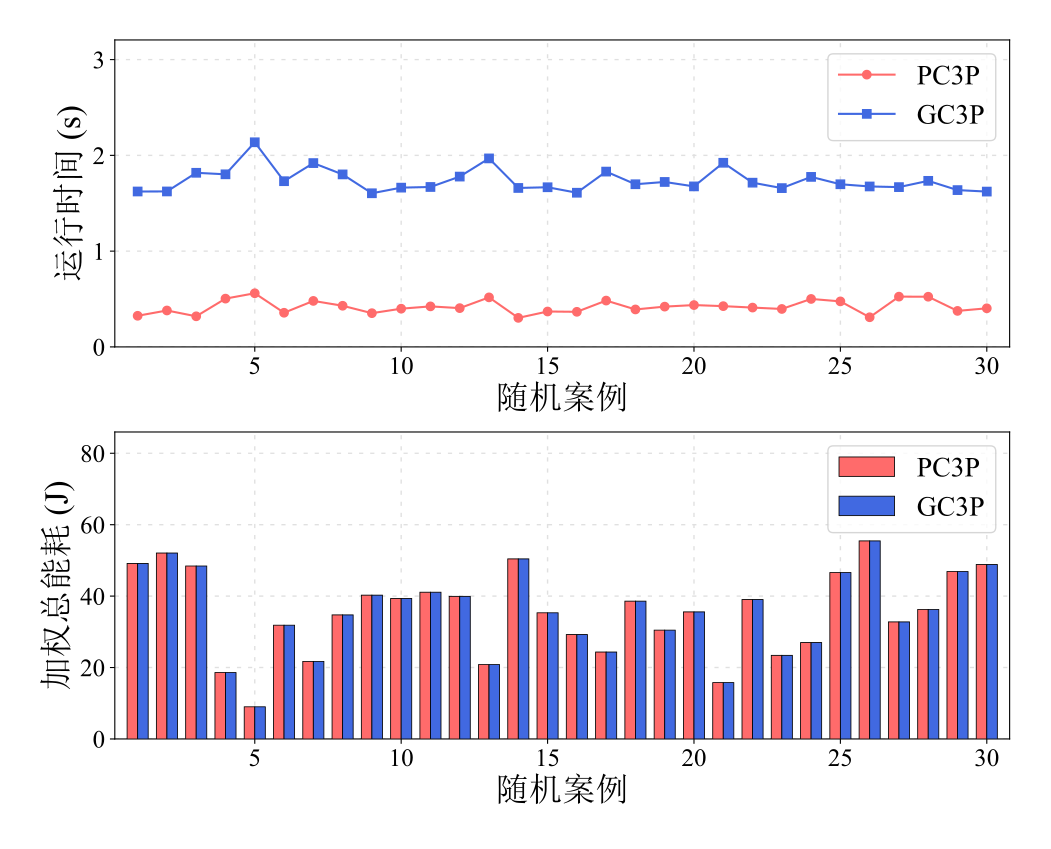

This chart was generated by the following Python code:
import csv
import os

import matplotlib.pyplot as plt
import numpy as np
from mpl_toolkits.axes_grid1.inset_locator import inset_axes
from matplotlib.patches import Rectangle

# 字体与样式设置：英文及数字使用 Times New Roman，中文使用宋体。
plt.rcParams["font.family"] = ["Times New Roman", "SimSun"]
plt.rcParams["font.serif"] = ["Times New Roman", "SimSun"]
plt.rcParams["font.sans-serif"] = ["Times New Roman", "SimSun"]
plt.rcParams["mathtext.fontset"] = "custom"

PENALTY_COLOR = "#FF6B6B"
GAUSSIAN_COLOR = "#4169E1"
GRID_COLOR = "#E0E0E0"


def load_compare_data(csv_path):
    case_ids = []
    penalty_values = []
    gaussian_values = []
    penalty_times = []
    gaussian_times = []

    with open(csv_path, "r", newline="", encoding="utf-8-sig") as csv_file:
        reader = csv.DictReader(csv_file)
        required_columns = {"case_id", "penalty_based_obj", "gaussian_based_obj", "penalty_based_time", "gaussian_based_time"}
        if reader.fieldnames is None or not required_columns.issubset(reader.fieldnames):
            raise ValueError(
                f"CSV file must contain the columns: case_id, penalty_based_obj, gaussian_based_obj, penalty_based_time, gaussian_based_time. "
                f"Found columns: {reader.fieldnames}"
            )

        for row in reader:
            case_ids.append(int(row["case_id"]))
            penalty_values.append(float(row["penalty_based_obj"]))
            gaussian_values.append(float(row["gaussian_based_obj"]))
            penalty_times.append(float(row["penalty_based_time"]))
            gaussian_times.append(float(row["gaussian_based_time"]))

    return np.array(case_ids), np.array(penalty_values), np.array(gaussian_values), np.array(penalty_times), np.array(gaussian_times)


def main():
    base_dir = os.path.dirname(os.path.abspath(__file__))
    csv_path = os.path.join(
        base_dir,
        "compare_pc3p_gc3p_results.csv",
    )

    case_ids, penalty_values, gaussian_values, penalty_times, gaussian_times = load_compare_data(csv_path)

    x = np.arange(case_ids.size)
    tick_mask = case_ids % 5 == 0
    bar_width = 0.36
    fig, (ax_time, ax_obj) = plt.subplots(2, 1, figsize=(10, 8), gridspec_kw={"height_ratios": [1.0, 1.0]})

    # --- Top subplot: runtime comparison (line plot) ---
    ax_time.plot(
        x,
        penalty_times,
        color=PENALTY_COLOR,
        marker="o",
        linewidth=1.5,
        markersize=6,
        label="PC3P",
        zorder=3,
    )
    ax_time.plot(
        x,
        gaussian_times,
        color=GAUSSIAN_COLOR,
        marker="s",
        linewidth=1.5,
        markersize=6,
        label="GC3P",
        zorder=3,
    )
    ax_time.set_xlabel("随机案例", fontsize=24)
    ax_time.set_ylabel("运行时间 (s)", fontsize=24)
    ax_time.set_xticks(x[tick_mask])
    ax_time.set_xticklabels(case_ids[tick_mask])
    ax_time.tick_params(axis="x", which="major", labelsize=18)
    ax_time.tick_params(axis="y", which="major", labelsize=18)
    ax_time.set_ylim(0, max(max(penalty_times), max(gaussian_times)) * 1.5)
    ax_time.grid(
        True,
        linestyle=(0, (3, 5)),
        color=GRID_COLOR,
        linewidth=1.0,
        alpha=1.0,
        zorder=1,
    )
    ax_time.legend(fontsize=20, loc="upper right")

    # --- Bottom subplot: objective value comparison (bar chart) ---
    ax_obj.bar(
        x - bar_width / 2,
        penalty_values,
        width=bar_width,
        color=PENALTY_COLOR,
        edgecolor="black",
        linewidth=0.6,
        label="PC3P",
        zorder=3,
    )
    ax_obj.bar(
        x + bar_width / 2,
        gaussian_values,
        width=bar_width,
        color=GAUSSIAN_COLOR,
        edgecolor="black",
        linewidth=0.6,
        label="GC3P",
        zorder=3,
    )
    ax_obj.set_xlabel("随机案例", fontsize=24)
    ax_obj.set_ylabel("加权总能耗 (J)", fontsize=24)
    ax_obj.set_xticks(x[tick_mask])
    ax_obj.set_xticklabels(case_ids[tick_mask])
    ax_obj.tick_params(axis="x", which="major", labelsize=18)
    ax_obj.tick_params(axis="y", which="major", labelsize=18)
    ax_obj.set_ylim(0, max(max(penalty_values), max(gaussian_values)) * 1.55)

    ax_obj.grid(
        True,
        linestyle=(0, (3, 5)),
        color=GRID_COLOR,
        linewidth=1.0,
        alpha=1.0,
        zorder=1,
    )
    ax_obj.legend(fontsize=20, loc="upper right")

    # 收紧左右两侧空白：x 轴范围仅比最外侧柱边缘多留少量余量；
    # 同时让上下两个子图共用同一 x 轴范围，保证柱子与折线在横向上对齐。
    side_pad = bar_width / 2 + 0.6
    ax_time.set_xlim(x[0] - side_pad, x[-1] + side_pad)
    ax_obj.set_xlim(x[0] - side_pad, x[-1] + side_pad)

    plt.tight_layout()
    # 按实际文字边界仅上移下子图标签的底部溢出部分，保留 1 像素余量。
    fig.canvas.draw()
    renderer = fig.canvas.get_renderer()
    label = ax_obj.yaxis.label
    overflow = (fig.bbox.y0 + 1) - label.get_window_extent(renderer).y0
    if overflow > 0:
        label.set_y(label.get_position()[1] + overflow / ax_obj.bbox.height)

    pdf_path = os.path.splitext(os.path.abspath(__file__))[0] + ".pdf"
    fig.savefig(pdf_path, bbox_inches="tight", pad_inches=0.4)
    plt.show()


if __name__ == "__main__":
    main()
